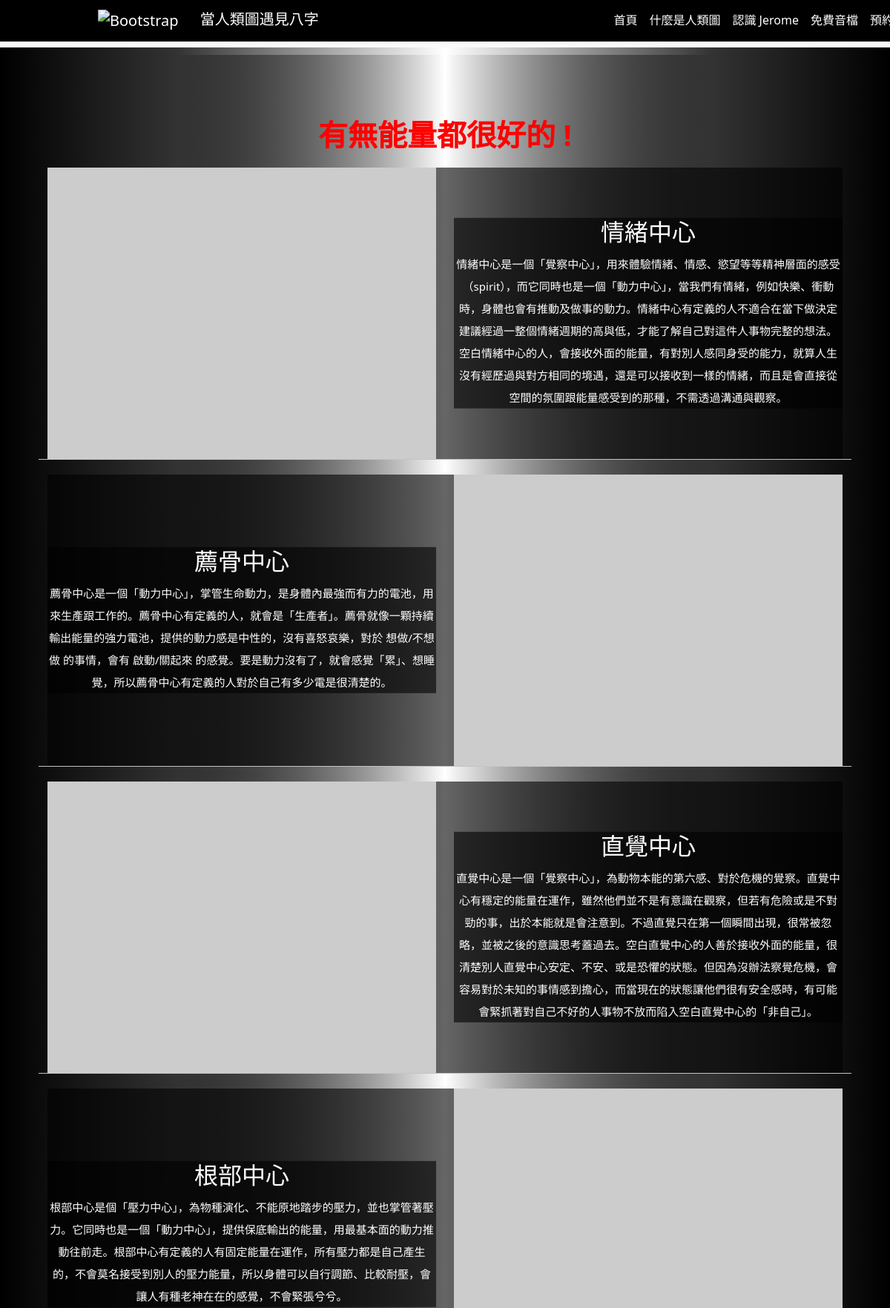
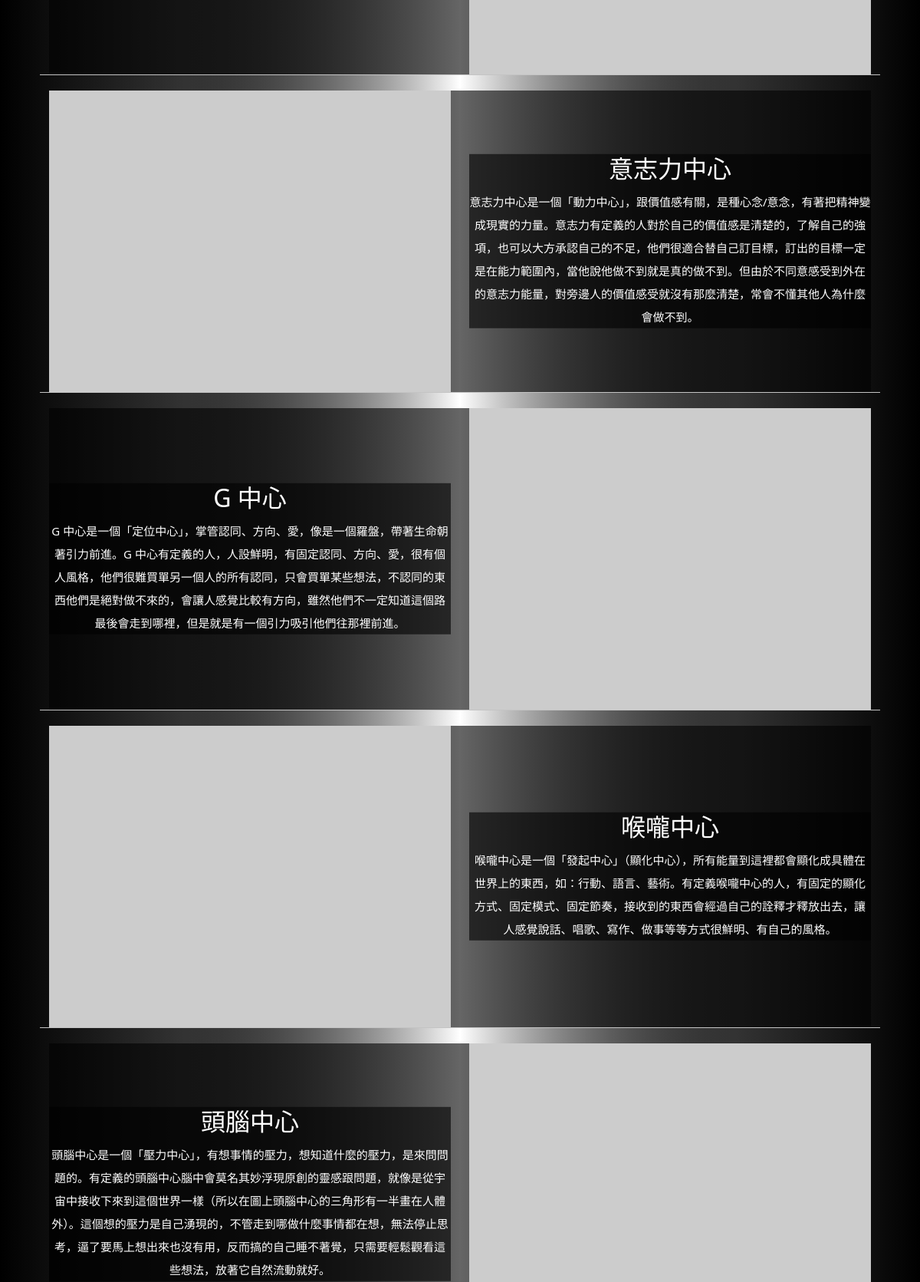
Page /what/5 (upper part) on the committed database (2 pictures, top to bottom).
### WhatIsHumanDesign/models.py (models this page shows, shortened)
class HumanContentCommon(models.Model):
      layout_key = models.ForeignKey(LayoutWhat, on_delete=models.CASCADE,
      default='人類圖是你的人生使用說明書')
      title=models.CharField(max_length=300,verbose_name='內容標題')
      content=models.TextField(verbose_name='標題內容')
      imgs_url=models.URLField(blank=True,verbose_name='內容圖片')
      class Meta:
            abstract = True

class YourEnergy(HumanContentCommon):
       class Meta:
         verbose_name = '能量中心 = 你的強弱(索引值5)'
         verbose_name_plural = '能量中心 = 你的強弱(索引值5)'

### WhatIsHumanDesign/views.py (the view)
# urls.py: path("what/5",views.Human_Energys,name='human_energy'),
def Human_Energys(request):
       your_enrygys=YourEnergy.objects.all()
       return render(request,'YourEnergy.html',locals())

### WhatIsHumanDesign/templates/YourEnergy.html (shortened to what this page needs)
{% extends 'base.html' %}
{% block content %}
<head>
    <link rel="stylesheet" href="../../static/css/WhatDetails.css">
</head>
<body style="background: linear-gradient(to right, #000 0%, #333 20%, transparent 50%, #333 80%, #000 100%);">
    <div class='HumanDesignWrap'>
      <h1 class="HumanDesignMainTitle">有無能量都很好的 !  </h1>
        {% for energy in your_enrygys %}
        <div class="GelleryContainer">
            <div class="row " style="margin-bottom:20px; border-bottom:1px solid #c4c4c4;">
                {% if forloop.counter0|divisibleby:2 %}
                <div class="col-md-6 col-xs-12">
                    <div class="GelleryImageContainer">
                        <img src={{energy.imgs_url}} class="GelleryImage">
                    </div>
                </div>
                <div class="col-md-6 col-xs-12">
                    <div class="textContainer">
                        <h2>{{ energy.title }}</h2>
                        <p>{{ energy.content }}</p>
                    </div>
                </div>
                {% else %}
                <div class="col-md-6 col-xs-12">
                    <div class="textContainer">
                        <h2>{{ energy.title }}</h2>
                        <p>{{ energy.content }}</p>
                    </div>
                </div>
                <div class="col-md-6 col-xs-12">
                    <div class="GelleryImageContainer">
                        <img src={{energy.imgs_url}} class="GelleryImage">
                    </div>
                </div>
                {% endif %}
            </div>
        </div>
        {% endfor %}
    </div>
</body>
{% endblock %}

### templates/base.html (shortened to what this page needs)
<!DOCTYPE html>
<html lang="en">
<head>
    <link href="https://cdn.jsdelivr.net/npm/bootstrap@5.3.3/dist/css/bootstrap.min.css" rel="stylesheet">
    {% load static %}
</head>
<body>
    {% include 'header.html' %}
    <main>
        {% block content %}{% endblock %}
    </main>
    {% include 'footer.html' %}
</body>
</html>

### templates/header.html (shortened to what this page needs)
<!DOCTYPE html>
<html lang="en">
<head>
      <link href="https://cdn.jsdelivr.net/npm/bootstrap@5.3.3/dist/css/bootstrap.min.css" rel="stylesheet">
</head>
<body>
  <nav class="navbar navbar-expand-lg bg-body-tertiary  position-relative"
  style="width:100%"
  >
    <div class="container-fluid  bg-black  p-2 ">
      <a class="navbar-brand  position-relative text-white" href="#">
        <img src="https://pbs.twimg.com/profile_images/1719610750879338496/FVl3T7Ip_400x400.png " alt="Bootstrap" width="50" height="50"
        class="mx-4">
        當人類圖遇見八字
      </a>
      <div class="collapse navbar-collapse position-relative " id="navbarNav">
        <ul class="navbar-nav">
          <li class="nav-item">
            <a class="nav-link active text-white " aria-current="page" href="/">首頁</a>
          </li>
          <li class="nav-item">
            <a class="nav-link text-white " href="/what">什麼是人類圖</a>
          </li>
          <li class="nav-item">
            <a class="nav-link text-white " href="">認識 Jerome</a>
          </li>
          <li class="nav-item">
            <a class="nav-link text-white " href="/video">免費音檔</a>
          </li>
          <li class="nav-item">
            <a class="nav-link text-white " href="">預約諮詢</a>
          </li>
        </ul>
      </div>
    </div>
  </nav>
</body>
</html>

### templates/footer.html (shortened to what this page needs)
<!DOCTYPE html>
<html lang="en">
<head>
    <link href="https://cdn.jsdelivr.net/npm/bootstrap@5.3.3/dist/css/bootstrap.min.css" rel="stylesheet">
</head>
<body>
</body>
</html>

### static/css/WhatDetails.css (style rules this page uses)
* { position: relative; margin:0; box-sizing: border-box; padding:0 }
body { width:100%; }
.HumanDesignWrap { width:100%; padding-top: 40px; color:white; background: linear-gradient(to right, #000 0%, #333 20%, transparent 50%, #333 80%, #000 100% ); text-align: center; margin:auto; padding: 64px ; }
.HumanDesignMainTitle { font-weight: 800; margin-bottom: 20px; color:#ff0000; margin-top: 20px; }
.GelleryContainer { padding: 0 16px; width: 80%; margin: 0 auto; color: #fff; background-color: rgba(0,0,0,.6); }
.GelleryImageContainer { margin: 0 auto; width: 100%; }
.GelleryContainer img { width: 100%; height: 100%; }
.GelleryImageContainer:before { content: ''; display: block; width: 75%; padding-top: 75%; }
.GelleryImageContainer .GelleryImage { position: absolute; left: 0; top: 0; right: 0; bottom: 0; }
.textContainer { color: #fff; background-color: rgba(0,0,0,.6); font-size: 20px; line-height: 40px; transition: transform 0.3s ease; position: absolute; top: 50%; transform: translateY(-50%); }
@media screen and (max-width: 1280px) { .textContainer { position: relative; font-size: 15px; line-height: 30px; } }
@media screen and (max-width: 1280px) { .GelleryContainer { width:100%; padding: 0; } }

### templates/header.html (style rules this page uses)
.navbar-collapse { left: 40%; position:relative; }
.navbar-brand { left: 100px; }
.navbar { bottom: 10px; }

### templates/footer.html (style rules this page uses)
body, html { margin: 0; padding: 0; overflow-x: hidden; }
img { max-width: 100%; height: auto; }

### rows in the picture
YourEnergy: title "情緒中心", content "情緒中心是一個「覺察中心」，用來體驗情緒、情感、慾望等等精神層面的感受（spirit），而它同時也是一個「動力中心」，當我們有情緒，例如快樂、衝動時，身體也會有推動及做事的動力。情緒中心有定義的人不適合在當下做決定建議經過一整個情緒週期的高與低，才能了解自己對這件人事物完整的想法。空白情緒中心的人，會接收外面的能量，有對別人感同身受的能力，就算人生沒有經歷過與對方相同的境遇，還是可以接收到一樣的情緒，而且是會直接從空間的氛圍跟能量感受到的那種，不需透過溝通與觀察。"
YourEnergy: title "薦骨中心", content "薦骨中心是一個「動力中心」，掌管生命動力，是身體內最強而有力的電池，用來生產跟工作的。薦骨中心有定義的人，就會是「生產者」。薦骨就像一顆持續輸出能量的強力電池，提供的動力感是中性的，沒有喜怒哀樂，對於 想做/不想做 的事情，會有 啟動/關起來 的感覺。要是動力沒有了，就會感覺「累」、想睡覺，所以薦骨中心有定義的人對於自己有多少電是很清楚的。"
YourEnergy: title "直覺中心", content "直覺中心是一個「覺察中心」，為動物本能的第六感、對於危機的覺察。直覺中心有穩定的能量在運作，雖然他們並不是有意識在觀察，但若有危險或是不對勁的事，出於本能就是會注意到。不過直覺只在第一個瞬間出現，很常被忽略，並被之後的意識思考蓋過去。空白直覺中心的人善於接收外面的能量，很清楚別人直覺中心安定、不安、或是恐懼的狀態。但因為沒辦法察覺危機，會容易對於未知的事情感到擔心，而當現在的狀態讓他們很有安全感時，有可能會緊抓著對自己不好的人事物不放而陷入空白直覺中心的「非自己」。"
YourEnergy: title "根部中心", content "根部中心是個「壓力中心」，為物種演化、不能原地踏步的壓力，並也掌管著壓力。它同時也是一個「動力中心」，提供保底輸出的能量，用最基本面的動力推動往前走。根部中心有定義的人有固定能量在運作，所有壓力都是自己產生的，不會莫名接受到別人的壓力能量，所以身體可以自行調節、比較耐壓，會讓人有種老神在在的感覺，不會緊張兮兮。"
YourEnergy: title "意志力中心", content "意志力中心是一個「動力中心」，跟價值感有關，是種心念/意念，有著把精神變成現實的力量。意志力有定義的人對於自己的價值感是清楚的，了解自己的強項，也可以大方承認自己的不足，他們很適合替自己訂目標，訂出的目標一定是在能力範圍內，當他說他做不到就是真的做不到。但由於不同意感受到外在的意志力能量，對旁邊人的價值感受就沒有那麼清楚，常會不懂其他人為什麼會做不到。"
YourEnergy: title "G 中心", content "G 中心是一個「定位中心」，掌管認同、方向、愛，像是一個羅盤，帶著生命朝著引力前進。G 中心有定義的人，人設鮮明，有固定認同、方向、愛，很有個人風格，他們很難買單另一個人的所有認同，只會買單某些想法，不認同的東西他們是絕對做不來的，會讓人感覺比較有方向，雖然他們不一定知道這個路最後會走到哪裡，但是就是有一個引力吸引他們往那裡前進。"
YourEnergy: title "喉嚨中心", content "喉嚨中心是一個「發起中心」（顯化中心），所有能量到這裡都會顯化成具體在世界上的東西，如：行動、語言、藝術。有定義喉嚨中心的人，有固定的顯化方式、固定模式、固定節奏，接收到的東西會經過自己的詮釋才釋放出去，讓人感覺說話、唱歌、寫作、做事等等方式很鮮明、有自己的風格。"
YourEnergy: title "頭腦中心", content "頭腦中心是一個「壓力中心」，有想事情的壓力，想知道什麼的壓力，是來問問題的。有定義的頭腦中心腦中會莫名其妙浮現原創的靈感跟問題，就像是從宇宙中接收下來到這個世界一樣（所以在圖上頭腦中心的三角形有一半畫在人體外）。這個想的壓力是自己湧現的，不管走到哪做什麼事情都在想，無法停止思考，逼了要馬上想出來也沒有用，反而搞的自己睡不著覺，只需要輕鬆觀看這些想法，放著它自然流動就好。"
